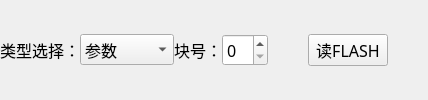
                      <widget class="QWidget" name="widget_12" native="true">
                       <property name="font">
                        <font>
                         <family>宋体</family>
                         <pointsize>12</pointsize>
                        </font>
                       </property>
                       <layout class="QVBoxLayout" name="verticalLayout_13">
                        <property name="spacing">
                         <number>0</number>
                        </property>
                        <property name="leftMargin">
                         <number>0</number>
                        </property>
                        <property name="topMargin">
                         <number>0</number>
                        </property>
                        <property name="rightMargin">
                         <number>0</number>
                        </property>
                        <property name="bottomMargin">
                         <number>0</number>
                        </property>
                        <item>
                         <layout class="QHBoxLayout" name="horizontalLayout_11">
                          <item>
                           <widget class="QLabel" name="label_11">
                            <property name="font">
                             <font>
                              <family>宋体</family>
                              <pointsize>12</pointsize>
                             </font>
                            </property>
                            <property name="text">
                             <string>类型选择：</string>
                            </property>
                           </widget>
                          </item>
                          <item>
                           <widget class="QComboBox" name="readFlashParamsComboBox">
                            <property name="font">
                             <font>
                              <family>宋体</family>
                              <pointsize>12</pointsize>
                             </font>
                            </property>
                            <item>
                             <property name="text">
                              <string>参数</string>
                             </property>
                            </item>
                            <item>
                             <property name="text">
                              <string>名单</string>
                             </property>
                            </item>
                            <item>
                             <property name="text">
                              <string>刷卡记录</string>
                             </property>
                            </item>
                            <item>
                             <property name="text">
                              <string>指针记录</string>
                             </property>
                            </item>
                           </widget>
                          </item>
                          <item>
                           <widget class="QLabel" name="label_12">
                            <property name="font">
                             <font>
                              <family>宋体</family>
                              <pointsize>12</pointsize>
                             </font>
                            </property>
                            <property name="text">
                             <string>块号：</string>
                            </property>
                           </widget>
                          </item>
                          <item>
                           <widget class="QSpinBox" name="readFlashblockSpinBox"/>
                          </item>
                          <item>
                           <spacer name="horizontalSpacer_8">
                            <property name="font">
                             <font>
                              <family>宋体</family>
                              <pointsize>12</pointsize>
                             </font>
                            </property>
                            <property name="orientation">
                             <enum>Qt::Horizontal</enum>
                            </property>
                            <property name="sizeHint" stdset="0">
                             <size>
                              <width>40</width>
                              <height>20</height>
                             </size>
                            </property>
                           </spacer>
                          </item>
                          <item>
                           <widget class="QPushButton" name="readFlashButton">
                            <property name="font">
                             <font>
                              <family>宋体</family>
                              <pointsize>12</pointsize>
                             </font>
                            </property>
                            <property name="text">
                             <string>读FLASH</string>
                            </property>
                           </widget>
                          </item>
                          <item>
                           <spacer name="horizontalSpacer_7">
                            <property name="font">
                             <font>
                              <family>宋体</family>
                              <pointsize>12</pointsize>
                             </font>
                            </property>
                            <property name="orientation">
                             <enum>Qt::Horizontal</enum>
                            </property>
                            <property name="sizeHint" stdset="0">
                             <size>
                              <width>40</width>
                              <height>20</height>
                             </size>
                            </property>
                           </spacer>
                          </item>
                         </layout>
                        </item>
                       </layout>
                      </widget>
